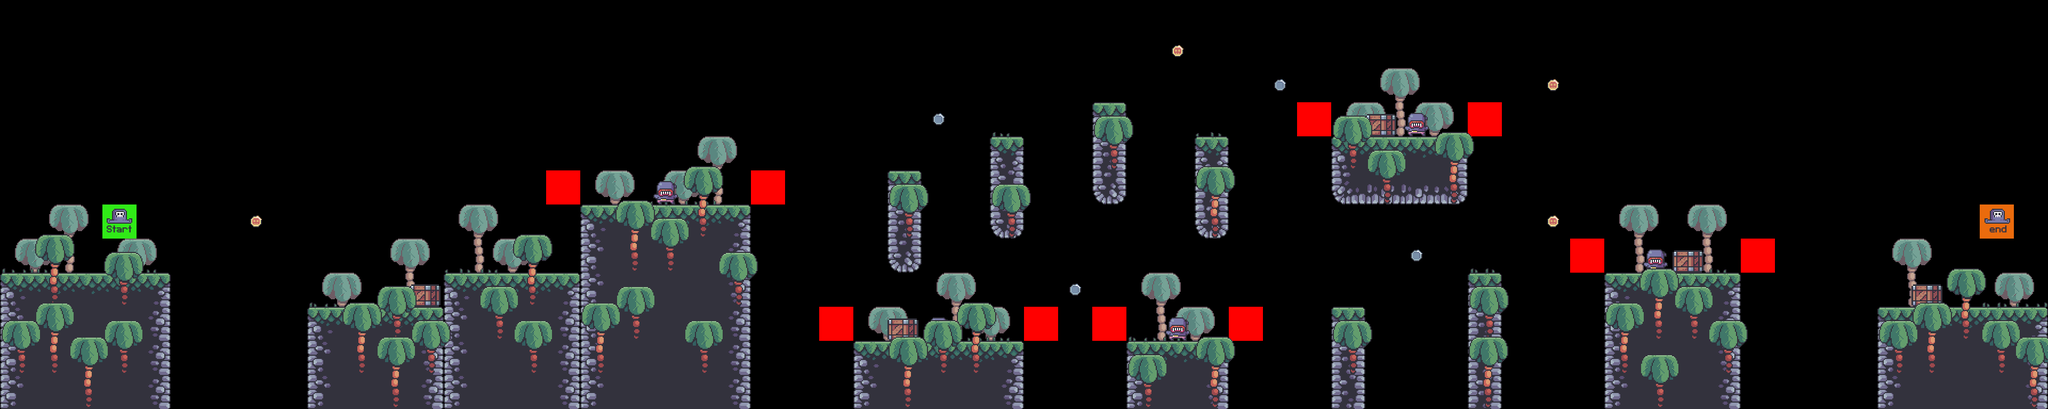

A level layout from a 2D game, rendered from its tile map. Below: a short description, then the map file with tile-grid data replaced by summaries:
An orthogonal 60x12 tile map with 64x64 px tiles, 9 tile layers (bg palms, terrain, grass, crates, ...), 7 tilesets.

<map version="1.9" tiledversion="1.9.2" orientation="orthogonal" renderorder="right-down" width="60" height="12" tilewidth="64" tileheight="64" infinite="0" nextlayerid="10" nextobjectid="1">
 <editorsettings>
  <export target="../levels/4/.csv" format="csv" />
 </editorsettings>
 <tileset firstgid="1" source="tilesets/ground.tsx" />
 <tileset firstgid="17" source="tilesets/crate.tsx" />
 <tileset firstgid="18" source="tilesets/palms.tsx" />
 <tileset firstgid="21" source="tilesets/grass.tsx" />
 <tileset firstgid="26" source="tilesets/start_end.tsx" />
 <tileset firstgid="28" source="tilesets/coins.tsx" />
 <tileset firstgid="30" source="tilesets/enemy.tsx" />
 <layer id="1" name="bg palms" width="60" height="12">
  <data>[720 cells, 22 non-empty, 1 distinct tile ids]</data>
 </layer>
 <layer id="2" name="terrain" width="60" height="12">
  <data>[720 cells, 152 non-empty, 12 distinct tile ids]</data>
 </layer>
 <layer id="3" name="grass" width="60" height="12">
  <data>[720 cells, 18 non-empty, 5 distinct tile ids]</data>
 </layer>
 <layer id="4" name="crates" width="60" height="12">
  <data>[720 cells, 5 non-empty, 1 distinct tile ids]</data>
 </layer>
 <layer id="5" name="enemies" width="60" height="12">
  <data>[720 cells, 5 non-empty, 1 distinct tile ids]</data>
 </layer>
 <layer id="6" name="constraints" width="60" height="12">
  <data>[720 cells, 10 non-empty, 1 distinct tile ids]</data>
 </layer>
 <layer id="7" name="palms" width="60" height="12">
  <data>[720 cells, 45 non-empty, 2 distinct tile ids]</data>
 </layer>
 <layer id="8" name="coins" width="60" height="12">
  <data>[720 cells, 8 non-empty, 2 distinct tile ids]</data>
 </layer>
 <layer id="9" name="player" width="60" height="12">
  <data>[720 cells, 2 non-empty, 2 distinct tile ids]</data>
 </layer>
</map>
